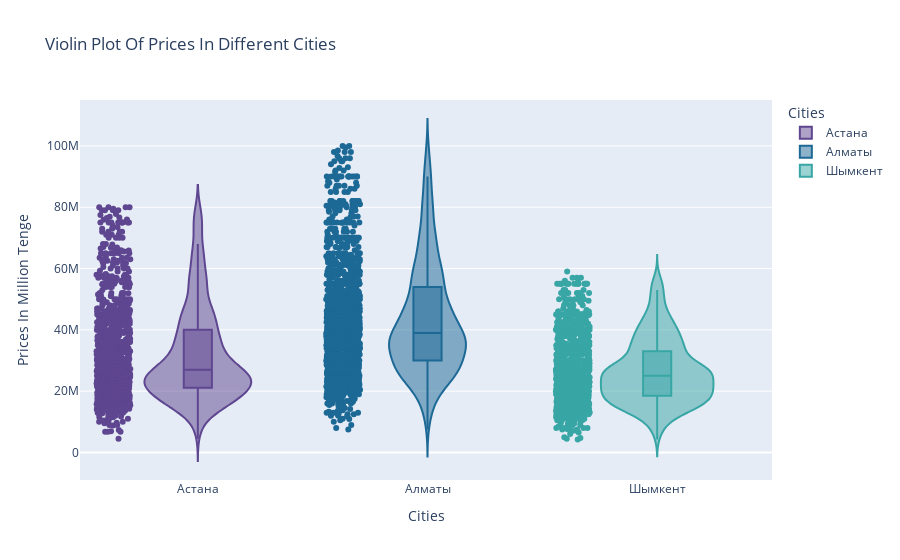

The cell this chart's notebook holds for it:
### Code cell
import plotly.express as px

custom_palette = px.colors.qualitative.Prism

fig = px.violin(
    df_final_filtered,
    x='Город',
    y='Цена в тг',
    color='Город',
    title='Violin Plot Of Prices In Different Cities',
    labels={'Город': 'Cities', 'Цена в тг': 'Prices In Million Tenge'},
    hover_data=['Цена в тг'],
    box=True,  
    points='all',  
    color_discrete_sequence=custom_palette
)

fig.show()

### Figure 1 — Plotly figure (JSON) as saved in the notebook; plotly's stock layout.template omitted (floating-point values rounded to 4 significant figures; data arrays with more than 128 entries replaced by an {"elided": "..."} marker saying what was removed)
{"data": [{"alignmentgroup": "True", "box": {"visible": true}, "hovertemplate": "Cities=%{x}<br>Prices In Million Tenge=%{y}<extra></extra>", "legendgroup": "Астана", "marker": {"color": "rgb(95, 70, 144)"}, "name": "Астана", "offsetgroup": "Астана", "orientation": "v", "points": "all", "scalegroup": "True", "showlegend": true, "type": "violin", "x": {"elided": "1128 str values"}, "x0": " ", "xaxis": "x", "y": {"elided": "1128 int values"}, "y0": " ", "yaxis": "y"}, {"alignmentgroup": "True", "box": {"visible": true}, "hovertemplate": "Cities=%{x}<br>Prices In Million Tenge=%{y}<extra></extra>", "legendgroup": "Алматы", "marker": {"color": "rgb(29, 105, 150)"}, "name": "Алматы", "offsetgroup": "Алматы", "orientation": "v", "points": "all", "scalegroup": "True", "showlegend": true, "type": "violin", "x": {"elided": "1463 str values"}, "x0": " ", "xaxis": "x", "y": {"elided": "1463 int values"}, "y0": " ", "yaxis": "y"}, {"alignmentgroup": "True", "box": {"visible": true}, "hovertemplate": "Cities=%{x}<br>Prices In Million Tenge=%{y}<extra></extra>", "legendgroup": "Шымкент", "marker": {"color": "rgb(56, 166, 165)"}, "name": "Шымкент", "offsetgroup": "Шымкент", "orientation": "v", "points": "all", "scalegroup": "True", "showlegend": true, "type": "violin", "x": {"elided": "1191 str values"}, "x0": " ", "xaxis": "x", "y": {"elided": "1191 int values"}, "y0": " ", "yaxis": "y"}], "layout": {"legend": {"title": {"text": "Cities"}, "tracegroupgap": 0}, "title": {"text": "Violin Plot Of Prices In Different Cities"}, "violinmode": "overlay", "xaxis": {"anchor": "y", "categoryarray": ["Астана", "Алматы", "Шымкент"], "categoryorder": "array", "domain": [0, 1], "title": {"text": "Cities"}}, "yaxis": {"anchor": "x", "domain": [0, 1], "title": {"text": "Prices In Million Tenge"}}}}
